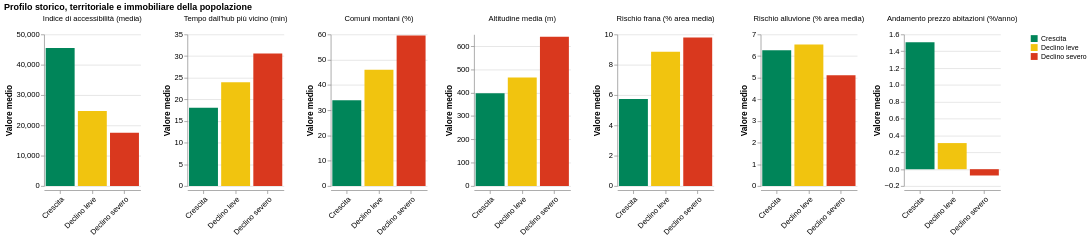

Write the Vega-Lite specification saved for this chart.
### Vega-Lite specification from a JSON file in a GitHub repository (floating-point values rounded to 4 significant figures)
{"config": {"background": "transparent", "view": {"stroke": "transparent"}, "range": {"category": ["#008559", "#F1C40F", "#D9381E", "#2980B9", "#8E44AD", "#E67E22", "#16A085"]}, "axis": {"labelFontSize": 11, "titleFontSize": 12}, "header": {"labelFontSize": 11, "titleFontSize": 12}}, "data": {"name": "data-5ded6aeb414dade96edad9f5fc3ba7a6"}, "mark": {"type": "bar"}, "encoding": {"color": {"field": "Cluster", "sort": ["Crescita", "Declino leve", "Declino severo"], "title": null, "type": "nominal"}, "column": {"field": "Variabile", "sort": ["Indice di accessibilità (media)", "Tempo dall'hub più vicino (min)", "Comuni montani (%)", "Altitudine media (m)", "Rischio frana (% area media)", "Rischio alluvione (% area media)", "Andamento prezzo abitazioni (%/anno)"], "title": null, "type": "nominal"}, "tooltip": [{"field": "Cluster", "type": "nominal"}, {"field": "Variabile", "type": "nominal"}, {"field": "Valore", "format": ".2f", "type": "quantitative"}], "x": {"axis": {"labelAngle": -45}, "field": "Cluster", "sort": ["Crescita", "Declino leve", "Declino severo"], "title": null, "type": "nominal"}, "y": {"field": "Valore", "title": "Valore medio", "type": "quantitative"}}, "height": 220, "resolve": {"scale": {"y": "independent"}}, "title": "Profilo storico, territoriale e immobiliare della popolazione", "width": 140, "$schema": "https://vega.github.io/schema/vega-lite/v5.20.1.json", "datasets": {"data-5ded6aeb414dade96edad9f5fc3ba7a6": [{"Cluster": "Crescita", "Variabile": "Rischio frana (% area media)", "Valore": 5.734}, {"Cluster": "Declino leve", "Variabile": "Rischio frana (% area media)", "Valore": 8.86}, {"Cluster": "Declino severo", "Variabile": "Rischio frana (% area media)", "Valore": 9.792}, {"Cluster": "Crescita", "Variabile": "Rischio alluvione (% area media)", "Valore": 6.273}, {"Cluster": "Declino leve", "Variabile": "Rischio alluvione (% area media)", "Valore": 6.535}, {"Cluster": "Declino severo", "Variabile": "Rischio alluvione (% area media)", "Valore": 5.114}, {"Cluster": "Crescita", "Variabile": "Comuni montani (%)", "Valore": 34.0}, {"Cluster": "Declino leve", "Variabile": "Comuni montani (%)", "Valore": 46.0}, {"Cluster": "Declino severo", "Variabile": "Comuni montani (%)", "Valore": 59.6}, {"Cluster": "Crescita", "Variabile": "Altitudine media (m)", "Valore": 398.0}, {"Cluster": "Declino leve", "Variabile": "Altitudine media (m)", "Valore": 465.5}, {"Cluster": "Declino severo", "Variabile": "Altitudine media (m)", "Valore": 640.2}, {"Cluster": "Crescita", "Variabile": "Indice di accessibilità (media)", "Valore": 45560.0}, {"Cluster": "Declino leve", "Variabile": "Indice di accessibilità (media)", "Valore": 24770.0}, {"Cluster": "Declino severo", "Variabile": "Indice di accessibilità (media)", "Valore": 17540.0}, {"Cluster": "Crescita", "Variabile": "Andamento prezzo abitazioni (%/anno)", "Valore": 1.507}, {"Cluster": "Declino leve", "Variabile": "Andamento prezzo abitazioni (%/anno)", "Valore": 0.31}, {"Cluster": "Declino severo", "Variabile": "Andamento prezzo abitazioni (%/anno)", "Valore": -0.075}, {"Cluster": "Crescita", "Variabile": "Tempo dall'hub più vicino (min)", "Valore": 18.07}, {"Cluster": "Declino leve", "Variabile": "Tempo dall'hub più vicino (min)", "Valore": 23.95}, {"Cluster": "Declino severo", "Variabile": "Tempo dall'hub più vicino (min)", "Valore": 30.62}]}}
